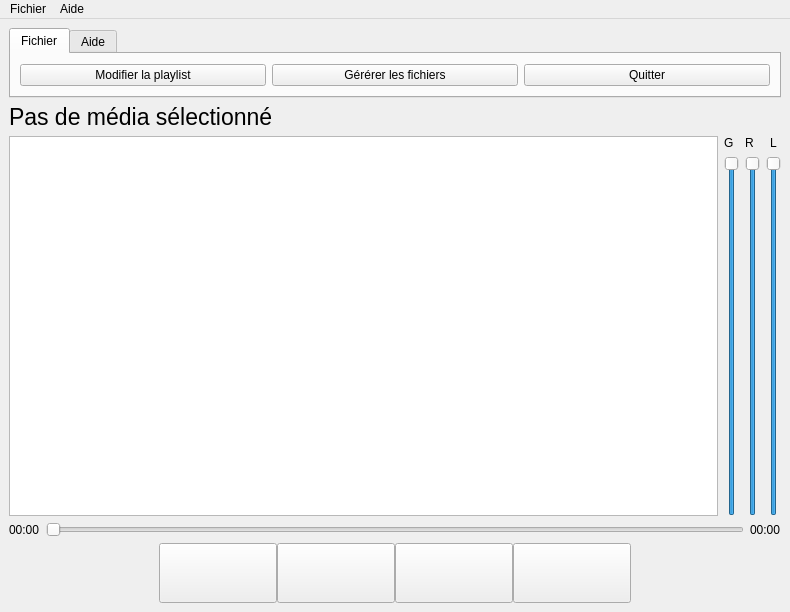
<?xml version="1.0" encoding="UTF-8"?>
<ui version="4.0">
 <class>MainWindow</class>
 <widget class="QMainWindow" name="MainWindow">
  <property name="geometry">
   <rect>
    <x>0</x>
    <y>0</y>
    <width>790</width>
    <height>612</height>
   </rect>
  </property>
  <property name="windowTitle">
   <string>Fast Sound System</string>
  </property>
  <property name="windowIcon">
   <iconset resource="ressources.qrc">
    <normaloff>:/assets/icon.svg</normaloff>:/assets/icon.svg</iconset>
  </property>
  <widget class="QWidget" name="centralwidget">
   <layout class="QGridLayout" name="gridLayout_3">
    <item row="0" column="0">
     <widget class="QTabWidget" name="tabWidget">
      <property name="sizePolicy">
       <sizepolicy hsizetype="Expanding" vsizetype="Maximum">
        <horstretch>0</horstretch>
        <verstretch>0</verstretch>
       </sizepolicy>
      </property>
      <property name="tabShape">
       <enum>QTabWidget::TabShape::Rounded</enum>
      </property>
      <property name="currentIndex">
       <number>0</number>
      </property>
      <property name="elideMode">
       <enum>Qt::TextElideMode::ElideNone</enum>
      </property>
      <widget class="QWidget" name="file">
       <attribute name="title">
        <string>Fichier</string>
       </attribute>
       <layout class="QGridLayout" name="gridLayout">
        <item row="0" column="0">
         <layout class="QHBoxLayout" name="horizontalLayout_5">
          <property name="sizeConstraint">
           <enum>QLayout::SizeConstraint::SetMinimumSize</enum>
          </property>
          <item>
           <widget class="QPushButton" name="pushButton">
            <property name="text">
             <string>Modifier la playlist</string>
            </property>
           </widget>
          </item>
          <item>
           <widget class="QPushButton" name="pushButton_2">
            <property name="text">
             <string>Gérérer les fichiers</string>
            </property>
           </widget>
          </item>
          <item>
           <widget class="QPushButton" name="pushButton_3">
            <property name="text">
             <string>Quitter</string>
            </property>
            <property name="icon">
             <iconset theme="application-exit"/>
            </property>
            <property name="iconSize">
             <size>
              <width>20</width>
              <height>20</height>
             </size>
            </property>
           </widget>
          </item>
         </layout>
        </item>
       </layout>
      </widget>
      <widget class="QWidget" name="help">
       <attribute name="title">
        <string>Aide</string>
       </attribute>
       <layout class="QGridLayout" name="gridLayout_2">
        <item row="0" column="0">
         <widget class="QPushButton" name="pushButton_4">
          <property name="sizePolicy">
           <sizepolicy hsizetype="Fixed" vsizetype="Fixed">
            <horstretch>0</horstretch>
            <verstretch>0</verstretch>
           </sizepolicy>
          </property>
          <property name="text">
           <string>À propos</string>
          </property>
          <property name="icon">
           <iconset theme="dialog-information"/>
          </property>
         </widget>
        </item>
       </layout>
      </widget>
     </widget>
    </item>
    <item row="1" column="0">
     <widget class="QLabel" name="label">
      <property name="font">
       <font>
        <pointsize>17</pointsize>
       </font>
      </property>
      <property name="text">
       <string>Pas de média sélectionné</string>
      </property>
     </widget>
    </item>
    <item row="2" column="0">
     <layout class="QHBoxLayout" name="horizontalLayout_4">
      <item>
       <widget class="QListWidget" name="listWidget">
        <property name="minimumSize">
         <size>
          <width>360</width>
          <height>125</height>
         </size>
        </property>
       </widget>
      </item>
      <item>
       <layout class="QHBoxLayout" name="horizontalLayout_3">
        <item>
         <layout class="QVBoxLayout" name="verticalLayout_2">
          <item>
           <widget class="QLabel" name="General">
            <property name="text">
             <string>G</string>
            </property>
           </widget>
          </item>
          <item>
           <widget class="QSlider" name="Gslider">
            <property name="value">
             <number>99</number>
            </property>
            <property name="orientation">
             <enum>Qt::Orientation::Vertical</enum>
            </property>
           </widget>
          </item>
         </layout>
        </item>
        <item>
         <layout class="QVBoxLayout" name="verticalLayout_3">
          <item>
           <widget class="QLabel" name="Right">
            <property name="text">
             <string>R</string>
            </property>
           </widget>
          </item>
          <item>
           <widget class="QSlider" name="RSlider">
            <property name="value">
             <number>99</number>
            </property>
            <property name="orientation">
             <enum>Qt::Orientation::Vertical</enum>
            </property>
           </widget>
          </item>
         </layout>
        </item>
        <item>
         <layout class="QVBoxLayout" name="verticalLayout">
          <item>
           <widget class="QLabel" name="left">
            <property name="text">
             <string>L</string>
            </property>
            <property name="alignment">
             <set>Qt::AlignmentFlag::AlignCenter</set>
            </property>
           </widget>
          </item>
          <item>
           <widget class="QSlider" name="LSlider">
            <property name="value">
             <number>99</number>
            </property>
            <property name="orientation">
             <enum>Qt::Orientation::Vertical</enum>
            </property>
           </widget>
          </item>
         </layout>
        </item>
       </layout>
      </item>
     </layout>
    </item>
    <item row="3" column="0">
     <layout class="QVBoxLayout" name="verticalLayout_4">
      <item>
       <layout class="QHBoxLayout" name="horizontalLayout_2">
        <property name="sizeConstraint">
         <enum>QLayout::SizeConstraint::SetFixedSize</enum>
        </property>
        <item>
         <widget class="QLabel" name="label_2">
          <property name="text">
           <string>00:00</string>
          </property>
         </widget>
        </item>
        <item>
         <widget class="QSlider" name="horizontalSlider">
          <property name="orientation">
           <enum>Qt::Orientation::Horizontal</enum>
          </property>
         </widget>
        </item>
        <item>
         <widget class="QLabel" name="label_3">
          <property name="text">
           <string>00:00</string>
          </property>
         </widget>
        </item>
       </layout>
      </item>
      <item>
       <layout class="QHBoxLayout" name="horizontalLayout">
        <property name="spacing">
         <number>0</number>
        </property>
        <property name="sizeConstraint">
         <enum>QLayout::SizeConstraint::SetMaximumSize</enum>
        </property>
        <property name="leftMargin">
         <number>150</number>
        </property>
        <property name="rightMargin">
         <number>150</number>
        </property>
        <item>
         <widget class="QPushButton" name="PrevButton">
          <property name="sizePolicy">
           <sizepolicy hsizetype="Minimum" vsizetype="Minimum">
            <horstretch>0</horstretch>
            <verstretch>0</verstretch>
           </sizepolicy>
          </property>
          <property name="minimumSize">
           <size>
            <width>60</width>
            <height>60</height>
           </size>
          </property>
          <property name="text">
           <string/>
          </property>
          <property name="icon">
           <iconset resource="ressources.qrc">
            <normaloff>:/assets/Prev64px.svg</normaloff>:/assets/Prev64px.svg</iconset>
          </property>
          <property name="iconSize">
           <size>
            <width>45</width>
            <height>45</height>
           </size>
          </property>
         </widget>
        </item>
        <item>
         <widget class="QPushButton" name="PlayButton">
          <property name="sizePolicy">
           <sizepolicy hsizetype="Minimum" vsizetype="Minimum">
            <horstretch>0</horstretch>
            <verstretch>0</verstretch>
           </sizepolicy>
          </property>
          <property name="minimumSize">
           <size>
            <width>60</width>
            <height>60</height>
           </size>
          </property>
          <property name="baseSize">
           <size>
            <width>60</width>
            <height>60</height>
           </size>
          </property>
          <property name="text">
           <string/>
          </property>
          <property name="icon">
           <iconset resource="ressources.qrc">
            <normaloff>:/assets/play32px.svg</normaloff>:/assets/play32px.svg</iconset>
          </property>
          <property name="iconSize">
           <size>
            <width>45</width>
            <height>45</height>
           </size>
          </property>
          <property name="flat">
           <bool>false</bool>
          </property>
         </widget>
        </item>
        <item>
         <widget class="QPushButton" name="StopButton">
          <property name="sizePolicy">
           <sizepolicy hsizetype="Minimum" vsizetype="Minimum">
            <horstretch>0</horstretch>
            <verstretch>0</verstretch>
           </sizepolicy>
          </property>
          <property name="minimumSize">
           <size>
            <width>60</width>
            <height>60</height>
           </size>
          </property>
          <property name="text">
           <string/>
          </property>
          <property name="icon">
           <iconset resource="ressources.qrc">
            <normaloff>:/assets/Stop64px.svg</normaloff>:/assets/Stop64px.svg</iconset>
          </property>
          <property name="iconSize">
           <size>
            <width>45</width>
            <height>45</height>
           </size>
          </property>
         </widget>
        </item>
        <item>
         <widget class="QPushButton" name="NextButton">
          <property name="sizePolicy">
           <sizepolicy hsizetype="Minimum" vsizetype="Minimum">
            <horstretch>0</horstretch>
            <verstretch>0</verstretch>
           </sizepolicy>
          </property>
          <property name="text">
           <string/>
          </property>
          <property name="icon">
           <iconset resource="ressources.qrc">
            <normaloff>:/assets/Next64px.svg</normaloff>:/assets/Next64px.svg</iconset>
          </property>
          <property name="iconSize">
           <size>
            <width>45</width>
            <height>45</height>
           </size>
          </property>
         </widget>
        </item>
       </layout>
      </item>
     </layout>
    </item>
   </layout>
  </widget>
  <widget class="QMenuBar" name="menubar">
   <property name="geometry">
    <rect>
     <x>0</x>
     <y>0</y>
     <width>790</width>
     <height>21</height>
    </rect>
   </property>
   <widget class="QMenu" name="menuFichier">
    <property name="styleSheet">
     <string notr="true">QMenu:hover{
	background: rgb(170, 0, 0);
}</string>
    </property>
    <property name="title">
     <string>Fichier</string>
    </property>
    <addaction name="actionG_rer_les_fichiers"/>
    <addaction name="actionModifier_la_playlist"/>
    <addaction name="separator"/>
    <addaction name="actionQuitter"/>
   </widget>
   <widget class="QMenu" name="menuAide">
    <property name="title">
     <string>Aide</string>
    </property>
    <addaction name="action_propos"/>
   </widget>
   <addaction name="menuFichier"/>
   <addaction name="menuAide"/>
  </widget>
  <action name="actionModifier_la_playlist">
   <property name="text">
    <string>Modifier la playlist</string>
   </property>
  </action>
  <action name="actionQuitter">
   <property name="text">
    <string>Quitter</string>
   </property>
  </action>
  <action name="action_propos">
   <property name="text">
    <string>À propos</string>
   </property>
  </action>
  <action name="actionG_rer_les_fichiers">
   <property name="text">
    <string>Gérer les fichiers</string>
   </property>
  </action>
 </widget>
 <resources>
  <include location="ressources.qrc"/>
 </resources>
 <connections/>
</ui>
